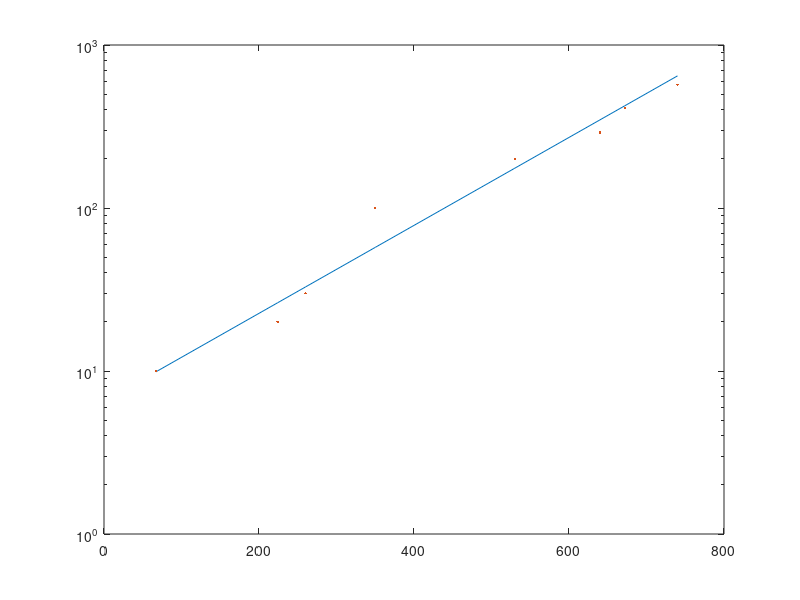

MATLAB code to generate this figure:
% function finds the relation between arduino LDR input vs LUX

% constants
r2 = 10000; % resistor seriell with the LDR
vin = 5; % voltage over LDR
vout = sort([0.30 0.98 1.24 1.65 2.52 2.91 3.15 3.48]); % values recorded using multimeter
anread = sort([67 224 260 350 530 640 672 740]); % values arduino shows when displaying LDR values
lux = sort([10 20 30 100 200 290 410 570]); % values recorded using luxometer

% preallocated resistance list
resistance = 1:1:length(vout);

% loops through preallocated list to calculate resistance
for i=1:length(vout)
    resistance(i)= r2.*(vin/vout(i)-1);
end

% polynomial that describes the linear logarithmic relationship between lux
% and anread 
coefficients_lux_resistance = polyfit(log10(lux), log10(resistance), 1);

% coefficients_lux_resistance contains the coefficients needed to
% represents the regression line i a loglog scale with resistance on y-axis
% and lux on x-axis. 

% finds the linear regression between anread and resistance. 
coefficients_anread_resistance = polyfit(anread, log10(resistance), 1);

% finds the function between input anread and output resistance
resistance_out = @(anread) coefficients_anread_resistance(1)*anread + coefficients_anread_resistance(2);

% finds the function between input lux and output resistance
resistance_out_2 = @(lux) coefficients_lux_resistance(1)*lux + coefficients_lux_resistance(2);

% finds the function between input anread and output lux
lux_out = @(anread) (coefficients_anread_resistance(1)*anread + coefficients_anread_resistance(2) - coefficients_lux_resistance(2))/coefficients_lux_resistance(1);

disp(coefficients_anread_resistance(1));
disp(coefficients_anread_resistance(2));
disp(coefficients_lux_resistance(2));
disp(coefficients_lux_resistance(1));

% plots anread vs lux
figure(2);
semilogy(anread, 10.^lux_out(anread));
hold on;
semilogy(anread, lux, '.');

% % best fit line for the polynomial regression line between anread and
% % resistance 
% values_regression_anread_resistance = [polyval(coefficients_anread_resistance, anread)];
% % end

% % plots the linear regression and the values in a loglog scale
% values_regression_lux_resistance = polyval(coefficients_lux_resistance, log10(lux));% best fit line for the polynomial regression line between lux and
% % resistance
% loglog(lux, 10.^values_regrxession_lux_resistance_2, '.');
% hold on;
% loglog(lux, 10.^values_regression_lux_resistance);
% % end plot 

% % plots the linear regression and the values in a semilog scale
% figure(1)
% semilogy(anread, resistance, '.');

% % best fit line for the polynomial regression line between lux and
% % resistance
% values_regression_lux_resistance = [polyval(coefficients_lux_resistance, log10(lux))];
% f = @(x) coefficients_lux_resistance[0]*x + coefficients_lux_resistance[1];
% values_regression_lux_resistance_2 = f(log10(lux));
% % end best fit

% grid on;
% hold on;
% semilogy(anread, 10.^values_regression_anread_resistance); 
% 
% % end plot

% % plots the linear regression and the values in a loglog scale
% loglog(lux, resistance, '.');
% hold on;
% loglog(lux, 10.^values_regression_lux_resistance);
% % end plot

% % checks if anread and resistance has a linear relationship in a
% % semilogscale. Use the plots to evaluate the relationship
% figure(1)
% hold off;
% loglog(anread, resistance);
% grid on;
% 
% 
% figure(2)
% plot(anread, resistance);
% grid on;
% 
% figure(3)
% semilogy(anread, resistance);
% grid on;
% 
% % end check


